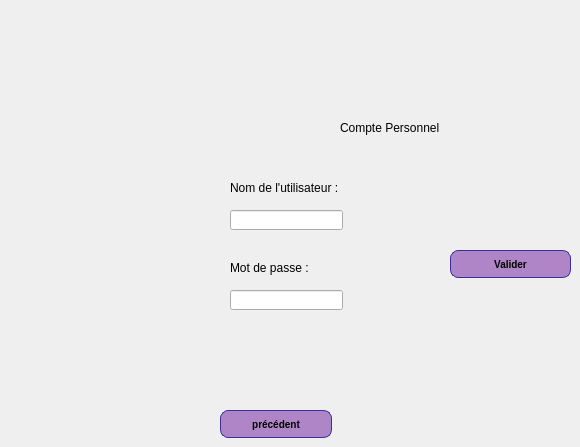
      <widget class="QWidget" name="page_12">
       <widget class="QLabel" name="label_73">
        <property name="geometry">
         <rect>
          <x>340</x>
          <y>120</y>
          <width>121</width>
          <height>16</height>
         </rect>
        </property>
        <property name="text">
         <string>Compte Personnel</string>
        </property>
       </widget>
       <widget class="QLabel" name="label_74">
        <property name="geometry">
         <rect>
          <x>230</x>
          <y>180</y>
          <width>131</width>
          <height>16</height>
         </rect>
        </property>
        <property name="text">
         <string>Nom de l'utilisateur :</string>
        </property>
       </widget>
       <widget class="QLineEdit" name="lineEdit_nu5">
        <property name="geometry">
         <rect>
          <x>230</x>
          <y>210</y>
          <width>113</width>
          <height>20</height>
         </rect>
        </property>
       </widget>
       <widget class="QLabel" name="label_75">
        <property name="geometry">
         <rect>
          <x>230</x>
          <y>260</y>
          <width>91</width>
          <height>16</height>
         </rect>
        </property>
        <property name="text">
         <string>Mot de passe :</string>
        </property>
       </widget>
       <widget class="QLineEdit" name="lineEdit_mdp5">
        <property name="geometry">
         <rect>
          <x>230</x>
          <y>290</y>
          <width>113</width>
          <height>20</height>
         </rect>
        </property>
       </widget>
       <widget class="QPushButton" name="pushButton_Loginpiste">
        <property name="geometry">
         <rect>
          <x>450</x>
          <y>250</y>
          <width>121</width>
          <height>28</height>
         </rect>
        </property>
        <property name="font">
         <font>
          <pointsize>-1</pointsize>
          <weight>75</weight>
          <bold>true</bold>
         </font>
        </property>
        <property name="styleSheet">
         <string notr="true">QPushButton {
color: black;
background-color: rgb(175, 133, 200);
border-width: 1px;
border-color: #339;
border-style: solid;
border-radius: 8;
padding: 3px;
font-size: 10px;
padding-left: 5px;
padding-right: 5px;
min-width: 100px;
max-width: 300px;
min-height: 20px;
max-height: 50px;
}
</string>
        </property>
        <property name="text">
         <string>Valider</string>
        </property>
       </widget>
       <widget class="QPushButton" name="pushButton_prec_menupiste">
        <property name="geometry">
         <rect>
          <x>220</x>
          <y>410</y>
          <width>112</width>
          <height>28</height>
         </rect>
        </property>
        <property name="font">
         <font>
          <pointsize>-1</pointsize>
          <weight>75</weight>
          <bold>true</bold>
         </font>
        </property>
        <property name="styleSheet">
         <string notr="true">QPushButton {
color: black;
background-color: rgb(175, 133, 200);
border-width: 1px;
border-color: #339;
border-style: solid;
border-radius: 8;
padding: 3px;
font-size: 10px;
padding-left: 5px;
padding-right: 5px;
min-width: 100px;
max-width: 300px;
min-height: 20px;
max-height: 50px;
}</string>
        </property>
        <property name="text">
         <string>précédent</string>
        </property>
       </widget>
      </widget>
